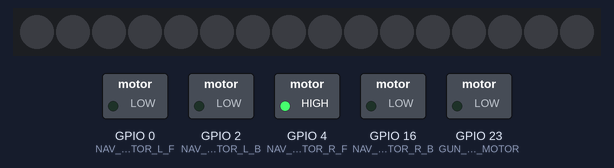
This program was run on a simulated ESP32. Parts: 16 RGB LEDs in strip order, left to right, switched loads named in the program (green lamp = pin HIGH).

Above: at 0.1 s.
Timing chart, 0 to 1.6 s (numbered marks = the images above):
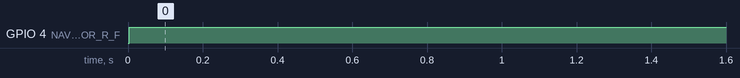

Measured:
- by itself, GPIO 4 (NAV_MOTOR_R_F): LOW → HIGH at 0.00 s

The program:

main.cpp
```cpp
#include <Arduino.h>
#include <FastLED.h>

#define GUN_DRIVE_MOTOR 23
#define DATA_PIN 14
#define NUM_LEDS 16

//Pin Definition
#define NAV_MOTOR_L_B 2
#define NAV_MOTOR_L_F 0
#define NAV_MOTOR_R_F 4
#define NAV_MOTOR_R_B 16

#define BAUD 9600

CRGB leds[16];

void drive(int a, int b, int c, int d) {
    analogWrite(NAV_MOTOR_L_F,a);
    analogWrite(NAV_MOTOR_R_F,b);
    analogWrite(NAV_MOTOR_L_B,c);
    analogWrite(NAV_MOTOR_R_B,d);
}

void setup() {

    // Initialize Serial
    Serial.begin(BAUD);

    // Utillity Pins
    pinMode(GUN_DRIVE_MOTOR, OUTPUT);

    // Movement Controlls
    pinMode(NAV_MOTOR_L_F, OUTPUT);
    pinMode(NAV_MOTOR_L_B, OUTPUT);
    pinMode(NAV_MOTOR_R_F, OUTPUT);
    pinMode(NAV_MOTOR_R_B, OUTPUT);

    FastLED.addLeds<NEOPIXEL, DATA_PIN>(leds, NUM_LEDS);

    FastLED.clear();
    FastLED.show();

}

void loop() {
    drive(0, 255, 0, 0);
}
```
